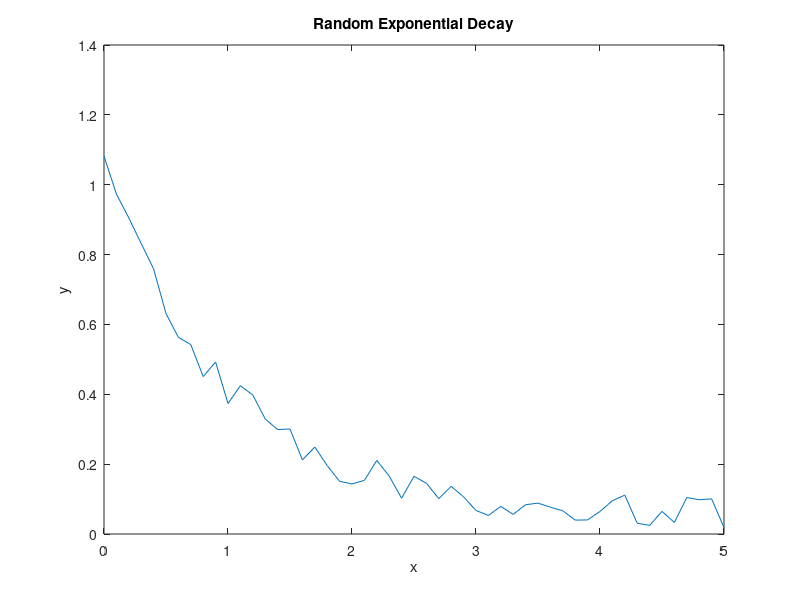

Write the MATLAB code that produced this figure.
% Day 091: Random Exponential Decay
x = 0:0.1:5;
y = exp(-x) + rand(size(x))*0.1;
plot(x, y);
title('Random Exponential Decay');
xlabel('x');
ylabel('y');
